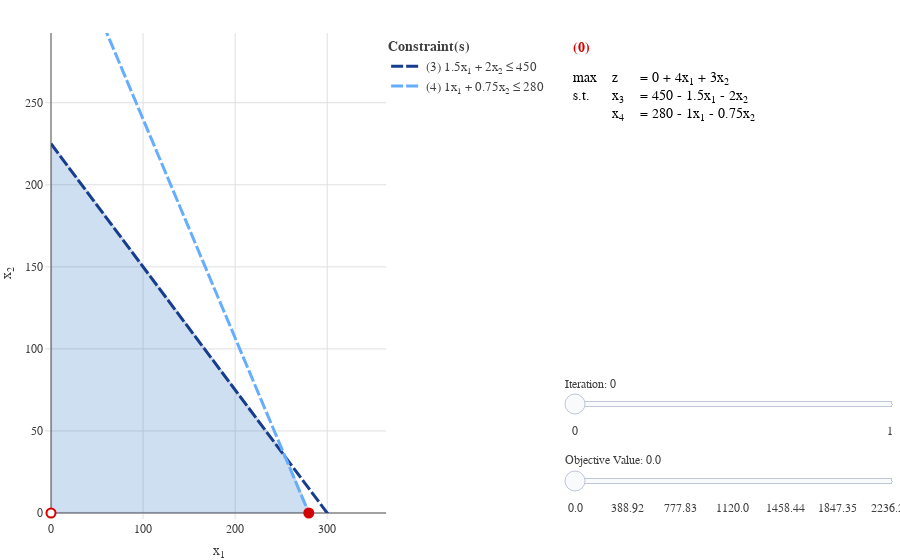

Notebook cell for this chart:
### Code cell
# Now visualize
simplex_visual(lp)

### Figure 1 — Plotly figure (JSON) as saved in the notebook; plotly's stock layout.template omitted (floating-point values rounded to 4 significant figures)
{"data": [{"type": "scatter", "visible": false, "x": [364], "y": [292.5]}, {"fill": "toself", "fillcolor": "#1565c0", "line": {"color": "#003c8f", "width": 3}, "mode": "lines", "opacity": 0.2, "type": "scatter", "x": [0, 280, 254.3, 0, 0], "y": [0, 0, 34.29, 225, 0]}, {"hoverinfo": "text", "hoverlabel": {"align": "left", "bgcolor": "#ffffff", "bordercolor": "#404040", "font": {"color": "#404040", "family": "Arial"}}, "marker": {"color": "gray", "opacity": 1e-07, "size": 20}, "text": ["<b>BFS</b>: (0, 225, 0, 111.25)<br><b>B</b>: (2, 4)<br><b>Obj</b>: 675", "<b>BFS</b>: (0, 0, 450, 280)<br><b>B</b>: (3, 4)<br><b>Obj</b>: 0", "<b>BFS</b>: (254.286, 34.286, 0, 0)<br><b>B</b>: (1, 2, 3, 4)<br><b>Obj</b>: 1120", "<b>BFS</b>: (280, 0, 30, 0)<br><b>B</b>: (1, 3)<br><b>Obj</b>: 1120"], "type": "scatter", "x": [0, 0, 254.3, 280], "y": [225, 0, 34.29, 0]}, {"line": {"dash": "12,3", "width": 3}, "mode": "lines", "name": "(3) 1.5x<sub>1</sub> + 2x<sub>2</sub> ≤ 450", "showlegend": true, "type": "scatter", "x": [0, 364], "y": [225, -48]}, {"line": {"dash": "12,3", "width": 3}, "mode": "lines", "name": "(4) 1x<sub>1</sub> + 0.75x<sub>2</sub> ≤ 280", "showlegend": true, "type": "scatter", "x": [0, 364], "y": [373.3, -112]}, {"line": {"color": "#d50000", "width": 4}, "mode": "lines", "type": "scatter", "visible": false, "x": [0, 364], "y": [0, -485.3]}, {"line": {"color": "#d50000", "width": 4}, "mode": "lines", "type": "scatter", "visible": false, "x": [0, 364], "y": [32.41, -452.9]}, {"line": {"color": "#d50000", "width": 4}, "mode": "lines", "type": "scatter", "visible": false, "x": [0, 364], "y": [64.82, -420.5]}, {"line": {"color": "#d50000", "width": 4}, "mode": "lines", "type": "scatter", "visible": false, "x": [0, 364], "y": [97.23, -388.1]}, {"line": {"color": "#d50000", "width": 4}, "mode": "lines", "type": "scatter", "visible": false, "x": [0, 364], "y": [129.6, -355.7]}, {"line": {"color": "#d50000", "width": 4}, "mode": "lines", "type": "scatter", "visible": false, "x": [0, 364], "y": [162.0, -323.3]}, {"line": {"color": "#d50000", "width": 4}, "mode": "lines", "type": "scatter", "visible": false, "x": [0, 364], "y": [194.5, -290.9]}, {"line": {"color": "#d50000", "width": 4}, "mode": "lines", "type": "scatter", "visible": false, "x": [0, 364], "y": [226.9, -258.5]}, {"line": {"color": "#d50000", "width": 4}, "mode": "lines", "type": "scatter", "visible": false, "x": [0, 364], "y": [259.3, -226.1]}, {"line": {"color": "#d50000", "width": 4}, "mode": "lines", "type": "scatter", "visible": false, "x": [0, 364], "y": [291.7, -193.6]}, {"line": {"color": "#d50000", "width": 4}, "mode": "lines", "type": "scatter", "visible": false, "x": [0, 364], "y": [324.1, -161.2]}, {"line": {"color": "#d50000", "width": 4}, "mode": "lines", "type": "scatter", "visible": false, "x": [0, 364], "y": [356.5, -128.8]}, {"line": {"color": "#d50000", "width": 4}, "mode": "lines", "type": "scatter", "visible": false, "x": [0, 364], "y": [373.3, -112]}, {"line": {"color": "#d50000", "width": 4}, "mode": "lines", "type": "scatter", "visible": false, "x": [0, 364], "y": [388.9, -96.42]}, {"line": {"color": "#d50000", "width": 4}, "mode": "lines", "type": "scatter", "visible": false, "x": [0, 364], "y": [421.3, -64.01]}, {"line": {"color": "#d50000", "width": 4}, "mode": "lines", "type": "scatter", "visible": false, "x": [0, 364], "y": [453.7, -31.6]}, {"line": {"color": "#d50000", "width": 4}, "mode": "lines", "type": "scatter", "visible": false, "x": [0, 364], "y": [486.1, 0.8133]}, {"line": {"color": "#d50000", "width": 4}, "mode": "lines", "type": "scatter", "visible": false, "x": [0, 364], "y": [518.6, 33.22]}, {"line": {"color": "#d50000", "width": 4}, "mode": "lines", "type": "scatter", "visible": false, "x": [0, 364], "y": [551.0, 65.63]}, {"line": {"color": "#d50000", "width": 4}, "mode": "lines", "type": "scatter", "visible": false, "x": [0, 364], "y": [583.4, 98.04]}, {"line": {"color": "#d50000", "width": 4}, "mode": "lines", "type": "scatter", "visible": false, "x": [0, 364], "y": [615.8, 130.4]}, {"line": {"color": "#d50000", "width": 4}, "mode": "lines", "type": "scatter", "visible": false, "x": [0, 364], "y": [648.2, 162.9]}, {"line": {"color": "#d50000", "width": 4}, "mode": "lines", "type": "scatter", "visible": false, "x": [0, 364], "y": [680.6, 195.3]}, {"line": {"color": "#d50000", "width": 4}, "mode": "lines", "type": "scatter", "visible": false, "x": [0, 364], "y": [713.0, 227.7]}, {"line": {"color": "#d50000", "width": 4}, "mode": "lines", "type": "scatter", "visible": false, "x": [0, 364], "y": [745.4, 260.1]}, {"line": {"color": "#d50000", "width": 4}, "mode": "lines", "type": "scatter", "visible": false, "x": [0, 364], "y": [777.8, 292.5]}, {"cells": {"align": ["left", "right", "left"], "font": {"size": 14}, "height": 25, "line": {"color": "#ffffff", "width": 1}, "values": [["max<br>s.t.<br> "], ["z<br>x<sub>3</sub><br>x<sub>4</sub>"], ["= 0 + 4x<sub>1</sub> + 3x<sub>2</sub><br>= 450 - 1.5x<sub>1</sub> - 2x<sub>2</sub><br>= 280 - 1x<sub>1</sub> - 0.75x<sub>2</sub>"]]}, "columnwidth": [0.1333, 0.06667, 0.8], "domain": {"x": [0.6053, 1], "y": [0, 1]}, "header": {"align": ["left", "right", "left"], "font": {"size": 14}, "height": 25, "line": {"color": "#ffffff", "width": 1}, "values": ["<b>(0)</b>", " ", " "]}, "type": "table", "visible": true}, {"line": {"color": "#d50000", "width": 10}, "mode": "lines", "type": "scatter", "visible": false, "x": [0, 140], "y": [0, 0]}, {"line": {"color": "#d50000", "width": 10}, "mode": "lines", "type": "scatter", "visible": false, "x": [0, 280], "y": [0, 0]}, {"cells": {"align": ["left", "right", "left"], "font": {"size": 14}, "height": 25, "line": {"color": "#ffffff", "width": 1}, "values": [["max<br>s.t.<br> ", "<b>(0)</b>", "max<br>s.t.<br> "], ["z<br>x<sub>1</sub><br>x<sub>3</sub>", " ", "z<br>x<sub>3</sub><br>x<sub>4</sub>"], ["= 1120 + 0x<sub>2</sub> - 4x<sub>4</sub><br>= 280 - 0.75x<sub>2</sub> - 1x<sub>4</sub><br>= 30 - 0.875x<sub>2</sub> + 1.5x<sub>4</sub>", " ", "= 0 + 4x<sub>1</sub> + 3x<sub>2</sub><br>= 450 - 1.5x<sub>1</sub> - 2x<sub>2</sub><br>= 280 - 1x<sub>1</sub> - 0.75x<sub>2</sub>"]]}, "columnwidth": [0.1333, 0.06667, 0.8], "domain": {"x": [0.6053, 1], "y": [0, 1]}, "header": {"align": ["left", "right", "left"], "font": {"size": 14}, "height": 25, "line": {"color": "#ffffff", "width": 1}, "values": ["<b>(1)</b>", " ", " "]}, "type": "table"}, {"cells": {"align": ["left", "right", "left"], "font": {"size": 14}, "height": 25, "line": {"color": "#ffffff", "width": 1}, "values": [["max<br>s.t.<br> "], ["z<br>x<sub>1</sub><br>x<sub>3</sub>"], ["= 1120 + 0x<sub>2</sub> - 4x<sub>4</sub><br>= 280 - 0.75x<sub>2</sub> - 1x<sub>4</sub><br>= 30 - 0.875x<sub>2</sub> + 1.5x<sub>4</sub>"]]}, "columnwidth": [0.1333, 0.06667, 0.8], "domain": {"x": [0.6053, 1], "y": [0, 1]}, "header": {"align": ["left", "right", "left"], "font": {"size": 14}, "height": 25, "line": {"color": "#ffffff", "width": 1}, "values": ["<b>(1)</b>", " ", " "]}, "type": "table"}, {"type": "scatter", "x": [0], "y": [0]}, {"marker": {"color": "#d50000", "symbol": "circle"}, "type": "scatter", "x": [280], "y": [0]}], "layout": {"sliders": [{"active": 0, "currentvalue": {"prefix": "Objective Value: "}, "len": 0.3947, "lenmode": "fraction", "steps": [{"args": [{"visible": [false, null, null, null, null, true, false, false, false, false, false, false, false, false, false, false, false, false, false, false, false, false, false, false, false, false, false, false, false, false, false, false, false, false, false, false, false, false]}], "label": "0.0", "method": "update"}, {"args": [{"visible": [false, null, null, null, null, false, true, false, false, false, false, false, false, false, false, false, false, false, false, false, false, false, false, false, false, false, false, false, false, false, false, false, false, false, false, false, false, false]}], "label": "97.23", "method": "update"}, {"args": [{"visible": [false, null, null, null, null, false, false, true, false, false, false, false, false, false, false, false, false, false, false, false, false, false, false, false, false, false, false, false, false, false, false, false, false, false, false, false, false, false]}], "label": "194.46", "method": "update"}, {"args": [{"visible": [false, null, null, null, null, false, false, false, true, false, false, false, false, false, false, false, false, false, false, false, false, false, false, false, false, false, false, false, false, false, false, false, false, false, false, false, false, false]}], "label": "291.69", "method": "update"}, {"args": [{"visible": [false, null, null, null, null, false, false, false, false, true, false, false, false, false, false, false, false, false, false, false, false, false, false, false, false, false, false, false, false, false, false, false, false, false, false, false, false, false]}], "label": "388.92", "method": "update"}, {"args": [{"visible": [false, null, null, null, null, false, false, false, false, false, true, false, false, false, false, false, false, false, false, false, false, false, false, false, false, false, false, false, false, false, false, false, false, false, false, false, false, false]}], "label": "486.15", "method": "update"}, {"args": [{"visible": [false, null, null, null, null, false, false, false, false, false, false, true, false, false, false, false, false, false, false, false, false, false, false, false, false, false, false, false, false, false, false, false, false, false, false, false, false, false]}], "label": "583.38", "method": "update"}, {"args": [{"visible": [false, null, null, null, null, false, false, false, false, false, false, false, true, false, false, false, false, false, false, false, false, false, false, false, false, false, false, false, false, false, false, false, false, false, false, false, false, false]}], "label": "680.6", "method": "update"}, {"args": [{"visible": [false, null, null, null, null, false, false, false, false, false, false, false, false, true, false, false, false, false, false, false, false, false, false, false, false, false, false, false, false, false, false, false, false, false, false, false, false, false]}], "label": "777.83", "method": "update"}, {"args": [{"visible": [false, null, null, null, null, false, false, false, false, false, false, false, false, false, true, false, false, false, false, false, false, false, false, false, false, false, false, false, false, false, false, false, false, false, false, false, false, false]}], "label": "875.06", "method": "update"}, {"args": [{"visible": [false, null, null, null, null, false, false, false, false, false, false, false, false, false, false, true, false, false, false, false, false, false, false, false, false, false, false, false, false, false, false, false, false, false, false, false, false, false]}], "label": "972.29", "method": "update"}, {"args": [{"visible": [false, null, null, null, null, false, false, false, false, false, false, false, false, false, false, false, true, false, false, false, false, false, false, false, false, false, false, false, false, false, false, false, false, false, false, false, false, false]}], "label": "1069.52", "method": "update"}, {"args": [{"visible": [false, null, null, null, null, false, false, false, false, false, false, false, false, false, false, false, false, true, false, false, false, false, false, false, false, false, false, false, false, false, false, false, false, false, false, false, false, false]}], "label": "1120.0", "method": "update"}, {"args": [{"visible": [false, null, null, null, null, false, false, false, false, false, false, false, false, false, false, false, false, false, true, false, false, false, false, false, false, false, false, false, false, false, false, false, false, false, false, false, false, false]}], "label": "1166.75", "method": "update"}, {"args": [{"visible": [false, null, null, null, null, false, false, false, false, false, false, false, false, false, false, false, false, false, false, true, false, false, false, false, false, false, false, false, false, false, false, false, false, false, false, false, false, false]}], "label": "1263.98", "method": "update"}, {"args": [{"visible": [false, null, null, null, null, false, false, false, false, false, false, false, false, false, false, false, false, false, false, false, true, false, false, false, false, false, false, false, false, false, false, false, false, false, false, false, false, false]}], "label": "1361.21", "method": "update"}, {"args": [{"visible": [false, null, null, null, null, false, false, false, false, false, false, false, false, false, false, false, false, false, false, false, false, true, false, false, false, false, false, false, false, false, false, false, false, false, false, false, false, false]}], "label": "1458.44", "method": "update"}, {"args": [{"visible": [false, null, null, null, null, false, false, false, false, false, false, false, false, false, false, false, false, false, false, false, false, false, true, false, false, false, false, false, false, false, false, false, false, false, false, false, false, false]}], "label": "1555.67", "method": "update"}, {"args": [{"visible": [false, null, null, null, null, false, false, false, false, false, false, false, false, false, false, false, false, false, false, false, false, false, false, true, false, false, false, false, false, false, false, false, false, false, false, false, false, false]}], "label": "1652.9", "method": "update"}, {"args": [{"visible": [false, null, null, null, null, false, false, false, false, false, false, false, false, false, false, false, false, false, false, false, false, false, false, false, true, false, false, false, false, false, false, false, false, false, false, false, false, false]}], "label": "1750.12", "method": "update"}, {"args": [{"visible": [false, null, null, null, null, false, false, false, false, false, false, false, false, false, false, false, false, false, false, false, false, false, false, false, false, true, false, false, false, false, false, false, false, false, false, false, false, false]}], "label": "1847.35", "method": "update"}, {"args": [{"visible": [false, null, null, null, null, false, false, false, false, false, false, false, false, false, false, false, false, false, false, false, false, false, false, false, false, false, true, false, false, false, false, false, false, false, false, false, false, false]}], "label": "1944.58", "method": "update"}, {"args": [{"visible": [false, null, null, null, null, false, false, false, false, false, false, false, false, false, false, false, false, false, false, false, false, false, false, false, false, false, false, true, false, false, false, false, false, false, false, false, false, false]}], "label": "2041.81", "method": "update"}, {"args": [{"visible": [false, null, null, null, null, false, false, false, false, false, false, false, false, false, false, false, false, false, false, false, false, false, false, false, false, false, false, false, true, false, false, false, false, false, false, false, false, false]}], "label": "2139.04", "method": "update"}, {"args": [{"visible": [false, null, null, null, null, false, false, false, false, false, false, false, false, false, false, false, false, false, false, false, false, false, false, false, false, false, false, false, false, true, false, false, false, false, false, false, false, false]}], "label": "2236.27", "method": "update"}], "tickcolor": "white", "ticklen": 0, "x": 0.6053, "xanchor": "left", "y": 0.01, "yanchor": "bottom"}, {"active": 0, "currentvalue": {"prefix": "Iteration: "}, "len": 0.3947, "lenmode": "fraction", "steps": [{"args": [{"visible": [false, null, null, null, null, false, false, false, false, false, false, false, false, false, false, false, false, false, false, false, false, false, false, false, false, false, false, false, false, false, false, true, false, false, false, false, true, true]}], "label": "0", "method": "update"}, {"args": [{"visible": [false, null, null, null, null, false, false, false, false, false, false, false, false, false, false, false, false, false, false, false, false, false, false, false, false, false, false, false, false, false, false, false, true, false, true, false, true, true]}], "label": "", "method": "update"}, {"args": [{"visible": [false, null, null, null, null, false, false, false, false, false, false, false, false, false, false, false, false, false, false, false, false, false, false, false, false, false, false, false, false, false, false, false, true, true, false, true, true, true]}], "label": "1", "method": "update"}], "tickcolor": "white", "ticklen": 0, "x": 0.6053, "xanchor": "left", "y": 0.17, "yanchor": "bottom"}], "xaxis": {"anchor": "y", "domain": [0, 0.3947], "range": [0, 364]}, "xaxis2": {"domain": [0.5, 1], "range": [0, 1], "visible": false}, "yaxis": {"anchor": "x", "domain": [0, 1], "range": [0, 292.5]}, "yaxis2": {"domain": [0.15, 1], "range": [0, 1], "visible": false}}}
